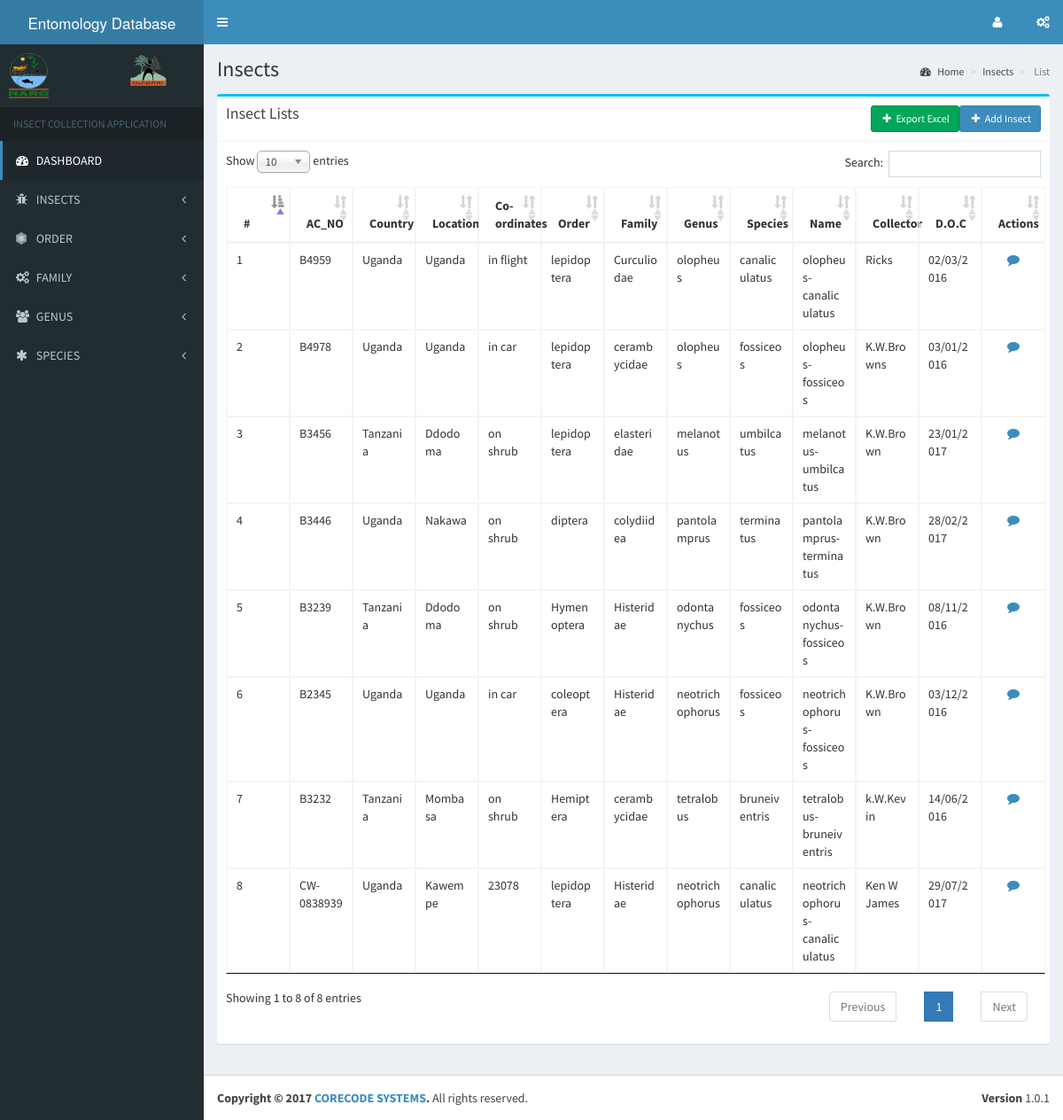
The app's page /admin/insect_list.php, older data.
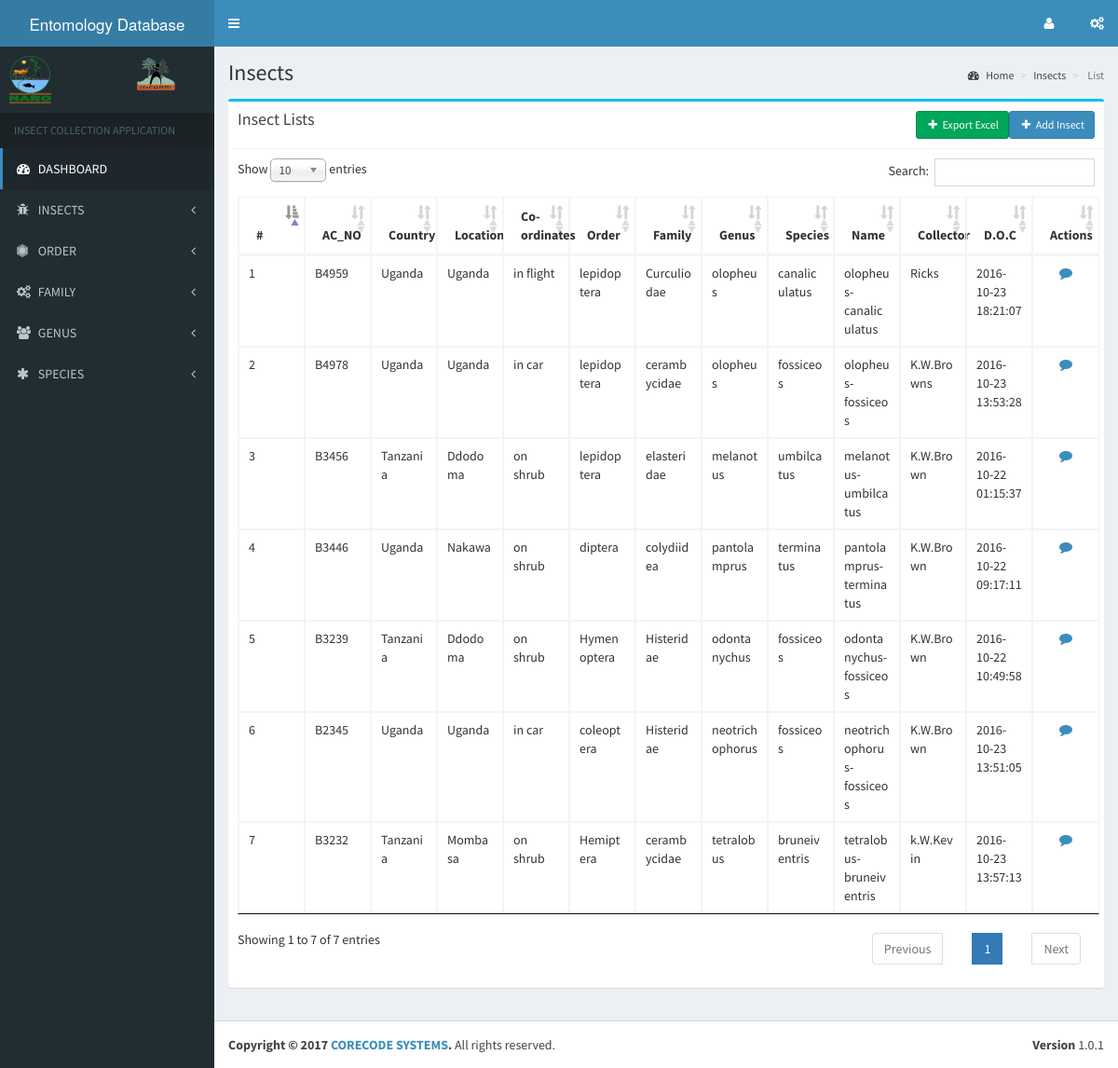
The same page, newer data.
### tables this page shows
CREATE TABLE `Insects` (
  `insect_Id` int(11) NOT NULL,
  `CB` int(11) NOT NULL,
  `STB` int(11) NOT NULL,
  `order_Id` int(11) NOT NULL,
  `family_Id` int(11) NOT NULL,
  `genus_Id` int(11) NOT NULL,
  `species_Id` int(11) NOT NULL,
  `sub_family` varchar(255) NOT NULL,
  `auth` varchar(255) NOT NULL,
  `AC_NO` varchar(255) NOT NULL,
  `country` varchar(255) NOT NULL,
  `location` varchar(255) NOT NULL,
  `coordinates` varchar(255) NOT NULL,
  `doc` timestamp NOT NULL DEFAULT CURRENT_TIMESTAMP ON UPDATE CURRENT_TIMESTAMP,
  `collector` varchar(255) NOT NULL,
  `identifier` varchar(255) NOT NULL,
  `image` text NOT NULL,
  `preserv` varchar(255) NOT NULL,
  `Others` varchar(255) NOT NULL
);

CREATE TABLE `Order` (
  `order_Id` int(11) NOT NULL,
  `order_name` varchar(50) NOT NULL
);

CREATE TABLE `Family` (
  `family_Id` int(11) NOT NULL,
  `family_name` varchar(50) NOT NULL
);

CREATE TABLE `Genus` (
  `genus_id` int(11) NOT NULL,
  `genus_name` varchar(50) NOT NULL
);

CREATE TABLE `Species` (
  `species_Id` int(11) NOT NULL,
  `species_name` varchar(50) NOT NULL
);

### libs/database.php (called while the page is built, shortened)
<?php
    class database {
        public $host    = DB_HOST;
        public $user    = DB_USER;
        public $pass    = DB_PASS;
        public $db_name = DB_NAME;
        public $conn;
        public function connect() {
            $this->conn = new mysqli($this->host, $this->user, $this->pass, $this->db_name);
        }
        public function select($query) {
            $result = $this->conn->query($query);
            if($result->num_rows > 0) {
                return $result;
            }else {
                return false;
            }
        }
    }
?>

### admin/insect_list.php (the view, shortened to what this page needs)
<?php
    require_once '../libs/database.php';
    $db = new database();
    $sql_select_insects = "SELECT i.insect_Id, o.order_name, f.family_name, s.species_name, g.genus_name, ";
    $sql_select_insects .= "CONCAT(g.genus_name, '-', s.species_name) AS Name, ";
    $sql_select_insects .= "i.AC_NO, i.country, i.location, i.coordinates, i.collector, i.doc ";
	$sql_select_insects .= "FROM Insects AS i ";
    $sql_select_insects .= "JOIN `Order` AS o ON i.order_Id = o.order_Id ";
    $sql_select_insects .= "JOIN Family AS f ON i.family_Id = f.family_Id ";
    $sql_select_insects .= "JOIN Species AS s ON i.species_Id = s.species_Id ";
    $sql_select_insects .= "JOIN Genus AS g ON i.genus_Id = g.genus_id ";
    $sql_select_insects .= "ORDER BY i.insect_Id";
    $insect_list = $db->select($sql_select_insects);
?>
<?php include 'includes/header.php'; ?>
<?php include 'includes/sidebar_nav.php'; ?>
  <div class="content-wrapper">
    <section class="content-header">
      <h1>
        Insects
      </h1>
      <ol class="breadcrumb">
        <li><a href="#"><i class="fa fa-dashboard"></i> Home</a></li>
        <li><a href="#"> Insects</a></li>
        <li class="active"> List</li>
      </ol>
    </section>
    <section class="content">
        <div class="row">
            <div class="col-md-12">
                <div class="box box-info">
                    <div class="box-header with-border">
                        <h3 class="box-title">Insect Lists</h3>
                        <a href="add_insect.php" class="btn btn-primary btn-sm pull-right"><i class="fa fa-plus fa-fw"></i> Add Insect</a>&nbsp;&nbsp;
						<a href="export_excel.php" class="btn btn-success btn-sm pull-right"><i class="fa fa-plus fa-fw"></i> Export Excel</a>
                    </div>
                    <div class='box-body'>
                        <table class="table table-responsive table-bordered table-condensed" id="content_list">
                            <thead>
                                <tr>
                                    <th>#</th>
                                    <th>AC_NO</th>
                                    <th>Country</th>
                                    <th>Location</th>
                                    <th>Co-ordinates</th>
                                    <th>Order</th>
                                    <th>Family</th>
                                    <th>Genus</th>
                                    <th>Species</th>
                                    <th>Name</th>
                                    <th>Collector</th>
                                    <th>D.O.C</th>
                                    <th>Actions</th>
                                </tr>
                            </thead>
                            <tbody>
                                <?php $counter = 1; ?>
                                <?php while($insect = $insect_list->fetch_array()): ?>
                                    <tr>
                                        <td><?php echo $counter; ?></td>
                                        <td><?php echo $insect['AC_NO']; ?></td>
                                        <td><?php echo $insect['country']; ?></td>
                                        <td><?php echo $insect['location']; ?></td>
                                        <td><?php echo $insect['coordinates']; ?></td>
                                        <td><?php echo $insect['order_name']; ?></td>
                                        <td><?php echo $insect['family_name']; ?></td>
                                        <td><?php echo $insect['genus_name']; ?></td>
                                        <td><?php echo $insect['species_name']; ?></td>
                                        <td><?php echo $insect['Name']; ?></td>
                                        <td><?php echo $insect['collector']; ?></td>
                                        <td><?php echo $insect['doc']; ?></td>
                                        <td>
                                            <center>
                                                <a href="insect_detail.php?id=<?php echo $insect['insect_Id']; ?>" title="View Details" data-remote="false" data-toggle="modal" data-target="#insectModal"><i class="fa fa-comment fa-fw"></i></a>
                                        </center>
                                        </td>
                                    </tr>
                                    <?php $counter++; ?>
                                <?php endwhile; ?>
                            </tbody>
                        </table>
                    </div>
                </div>
            </div>
        </div>
    </section>
  </div>
<?php include 'includes/footer.php'; ?>

### admin/includes/header.php (shortened to what this page needs)
<!DOCTYPE html>
<html>
<head>
  <link rel="stylesheet" href="../assets/bootstrap/css/bootstrap.min.css">
  <link rel="stylesheet" href="../assets/plugins/datatables/jquery.dataTables.min.css">
  <link rel="stylesheet" href="../assets/plugins/datatables/dataTables.bootstrap.css">
  <link rel="stylesheet" href="../assets/font-awesome/css/font-awesome.min.css">
  <link rel="stylesheet" href="../assets/chosen/chosen.min.css">
  <link rel="stylesheet" href="https://cdnjs.cloudflare.com/ajax/libs/ionicons/2.0.1/css/ionicons.min.css">
  <link rel="stylesheet" href="../assets/dist/css/AdminLTE.min.css">
  <link rel="stylesheet" href="../assets/dist/css/skins/_all-skins.min.css">
  <link rel="stylesheet" href="../assets/css/styles.css">
</head>
<body class="hold-transition skin-blue sidebar-mini">
<div class="wrapper">
  <header class="main-header">
    <a href="dashboard.php" class="logo">
      <span class="logo-lg"><small>Entomology Database</small></span>
    </a>
    <nav class="navbar navbar-static-top">
      <a href="#" class="sidebar-toggle" data-toggle="offcanvas" role="button">
      </a>
      <div class="navbar-custom-menu">
        <ul class="nav navbar-nav">
          <li class="dropdown user user-menu">
            <a href="#" class="dropdown-toggle" data-toggle="dropdown">
              <i class="fa fa-user fa-fw"></i>
            </a>
          </li>
          <li>
            <a href="#" data-toggle="control-sidebar"><i class="fa fa-gears"></i></a>
          </li>
        </ul>
      </div>
    </nav>
  </header>

### admin/includes/sidebar_nav.php (shortened to what this page needs)
<aside class="main-sidebar">
  <section class="sidebar">
    <div class="user-panel">
      <div class="pull-left image">
        <img src="../assets/logos/naro.png" class="" alt="Logo Image" style="margin-right: 90px;">
      </div>
      <div class="pull-left image">
        <img src="../assets/logos/naroforest.png" class="" alt="Logo Image" height="100px">
      </div>
    </div>
    <ul class="sidebar-menu">
      <li class="header">INSECT COLLECTION APPLICATION</li>
      <li class="active"><a href="dashboard.php"><i class="fa fa-dashboard"></i> DASHBOARD </a></li>
      <li class="treeview">
        <a href="#">
          <i class="fa fa-bug"></i> <span>INSECTS</span>
          <span class="pull-right-container">
            <i class="fa fa-angle-left pull-right"></i>
          </span>
        </a>
      </li>
      <li class="treeview">
        <a href="#">
          <i class="fa fa-first-order" aria-hidden="true"></i> <span>ORDER</span>
          <span class="pull-right-container">
            <i class="fa fa-angle-left pull-right"></i>
          </span>
        </a>
      </li>
      <li class="treeview">
        <a href="#">
            <i class="fa fa-cogs"></i> <span>FAMILY</span>
            <span class="pull-right-container">
              <i class="fa fa-angle-left pull-right"></i>
            </span>
        </a>
      </li>
      <li class="treeview">
        <a href="#">
            <i class="fa fa-group"></i> <span>GENUS</span>
            <span class="pull-right-container">
                <i class="fa fa-angle-left pull-right"></i>
            </span>
        </a>
      </li>
      <li class="treeview">
        <a href="#">
          <i class="fa fa-asterisk"></i> <span>SPECIES</span>
          <span class="pull-right-container">
            <i class="fa fa-angle-left pull-right"></i>
          </span>
        </a>
      </li>
  </section>
</aside>

### admin/includes/footer.php (shortened to what this page needs)
<footer class="main-footer">
    <div class="pull-right hidden-xs">
      <b>Version</b> 1.0.1
    </div>
    <strong>Copyright &copy; <?php echo date('Y'); ?> <a href="#">CORECODE SYSTEMS</a>.</strong> All rights
    reserved.
  </footer>
</div>
</body>
</html>

### assets/css/styles.css (style rules this page uses)
table { table-layout:fixed; }
td { overflow: hidden; text-overflow: ellipsis; word-wrap: break-word; }

Row changes from the older to the newer data that the page shows:
removed insects: AC_NO "CW-0838939", country "Uganda", location "Kawempe", coordinates "23078", order_Id.order_name "lepidoptera", family_Id.family_name "Histeridae", genus_Id.genus_name "neotrichophorus", species_Id.species_name "canaliculatus", Name "neotrichophorus-canaliculatus", collector "Ken W James", doc "29/07/2017"
changed insects "in flight": doc "02/03/2016" → "2016-10-23 18:21:07"
changed insects "K.W.Browns": doc "03/01/2016" → "2016-10-23 13:53:28"
changed insects "elasteridae": doc "23/01/2017" → "2016-10-22 01:15:37"
changed insects "Nakawa": doc "28/02/2017" → "2016-10-22 09:17:11"
changed insects "Hymenoptera": doc "08/11/2016" → "2016-10-22 10:49:58"
changed insects "coleoptera": doc "03/12/2016" → "2016-10-23 13:51:05"
changed insects "Mombasa": doc "14/06/2016" → "2016-10-23 13:57:13"
Text that changed along with them:
text written by a page script: "Show 10 entries Search: Showing 1 to 8 of 8 entries Previous 1 Next" → "Show 10 entries Search: Showing 1 to 7 of 7 entries Previous 1 Next"
